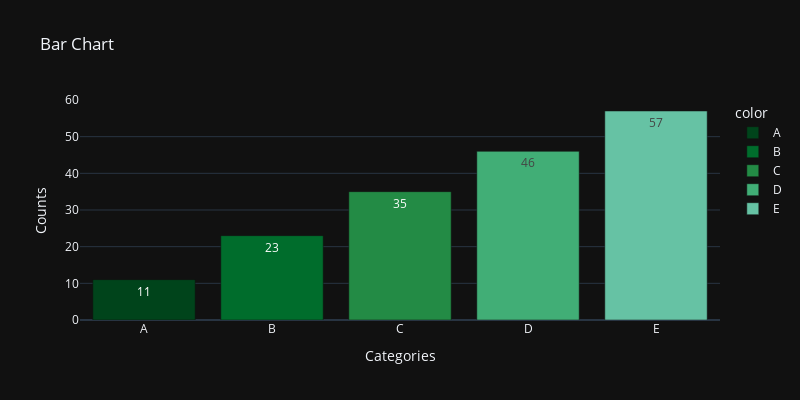

Source (notebook cell):
### Code cell
labels = ['A', 'B', 'C', 'D', 'E']
counts = [11,23,35,46,57]
px.bar(x=labels, y=counts, title='Bar Chart', labels={'x':'Categories', 'y':'Counts'},
width=800, height=400, template='plotly_dark', color=labels, text=counts, color_discrete_sequence=px.colors.sequential.BuGn_r)

### Figure 1 — Plotly figure (JSON) as saved in the notebook; plotly's stock layout.template omitted (floating-point values rounded to 4 significant figures)
{"data": [{"alignmentgroup": "True", "hovertemplate": "color=A<br>Categories=%{x}<br>Counts=%{y}<br>text=%{text}<extra></extra>", "legendgroup": "A", "marker": {"color": "rgb(0,68,27)", "pattern": {"shape": ""}}, "name": "A", "offsetgroup": "A", "orientation": "v", "showlegend": true, "text": [11], "textposition": "auto", "type": "bar", "x": ["A"], "xaxis": "x", "y": [11], "yaxis": "y"}, {"alignmentgroup": "True", "hovertemplate": "color=B<br>Categories=%{x}<br>Counts=%{y}<br>text=%{text}<extra></extra>", "legendgroup": "B", "marker": {"color": "rgb(0,109,44)", "pattern": {"shape": ""}}, "name": "B", "offsetgroup": "B", "orientation": "v", "showlegend": true, "text": [23], "textposition": "auto", "type": "bar", "x": ["B"], "xaxis": "x", "y": [23], "yaxis": "y"}, {"alignmentgroup": "True", "hovertemplate": "color=C<br>Categories=%{x}<br>Counts=%{y}<br>text=%{text}<extra></extra>", "legendgroup": "C", "marker": {"color": "rgb(35,139,69)", "pattern": {"shape": ""}}, "name": "C", "offsetgroup": "C", "orientation": "v", "showlegend": true, "text": [35], "textposition": "auto", "type": "bar", "x": ["C"], "xaxis": "x", "y": [35], "yaxis": "y"}, {"alignmentgroup": "True", "hovertemplate": "color=D<br>Categories=%{x}<br>Counts=%{y}<br>text=%{text}<extra></extra>", "legendgroup": "D", "marker": {"color": "rgb(65,174,118)", "pattern": {"shape": ""}}, "name": "D", "offsetgroup": "D", "orientation": "v", "showlegend": true, "text": [46], "textposition": "auto", "type": "bar", "x": ["D"], "xaxis": "x", "y": [46], "yaxis": "y"}, {"alignmentgroup": "True", "hovertemplate": "color=E<br>Categories=%{x}<br>Counts=%{y}<br>text=%{text}<extra></extra>", "legendgroup": "E", "marker": {"color": "rgb(102,194,164)", "pattern": {"shape": ""}}, "name": "E", "offsetgroup": "E", "orientation": "v", "showlegend": true, "text": [57], "textposition": "auto", "type": "bar", "x": ["E"], "xaxis": "x", "y": [57], "yaxis": "y"}], "layout": {"barmode": "relative", "height": 400, "legend": {"title": {"text": "color"}, "tracegroupgap": 0}, "title": {"text": "Bar Chart"}, "width": 800, "xaxis": {"anchor": "y", "domain": [0, 1], "title": {"text": "Categories"}}, "yaxis": {"anchor": "x", "domain": [0, 1], "title": {"text": "Counts"}}}}
